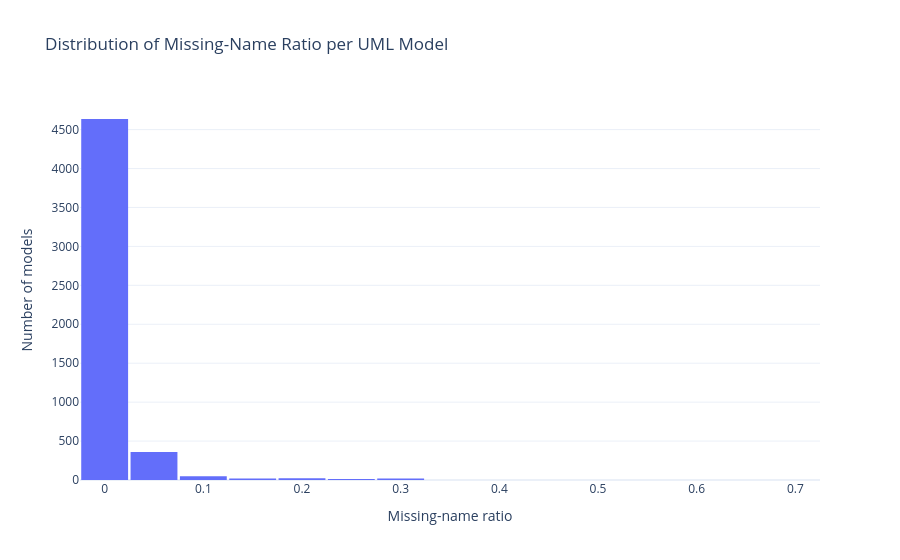

This figure's notebook cell:
### Code cell
docs_df["missing_name_ratio"] = np.where(
    docs_df["n_name_slots"] > 0, docs_df["n_missing_names"] / docs_df["n_name_slots"], np.nan
)

fig = px.histogram(
    docs_df.dropna(subset=["missing_name_ratio"]),
    x="missing_name_ratio",
    nbins=30,
    title="Distribution of Missing-Name Ratio per UML Model",
    labels={"missing_name_ratio": "Missing-name ratio"},
    template=PLOTLY_TEMPLATE,
)
fig.update_layout(bargap=0.05, yaxis_title="Number of models")
fig.show()

### Figure 1 — Plotly figure (JSON) as saved in the notebook; plotly's stock layout.template omitted (floating-point values rounded to 4 significant figures; data arrays with more than 128 entries replaced by an {"elided": "..."} marker saying what was removed)
{"data": [{"bingroup": "x", "hovertemplate": "Missing-name ratio=%{x}<br>count=%{y}<extra></extra>", "legendgroup": "", "marker": {"color": "#636efa", "pattern": {"shape": ""}}, "name": "", "nbinsx": 30, "orientation": "v", "showlegend": false, "type": "histogram", "x": {"elided": "5120 float values"}, "xaxis": "x", "yaxis": "y"}], "layout": {"bargap": 0.05, "barmode": "relative", "legend": {"tracegroupgap": 0}, "title": {"text": "Distribution of Missing-Name Ratio per UML Model"}, "xaxis": {"anchor": "y", "domain": [0, 1], "title": {"text": "Missing-name ratio"}}, "yaxis": {"anchor": "x", "domain": [0, 1], "title": {"text": "Number of models"}}}}
